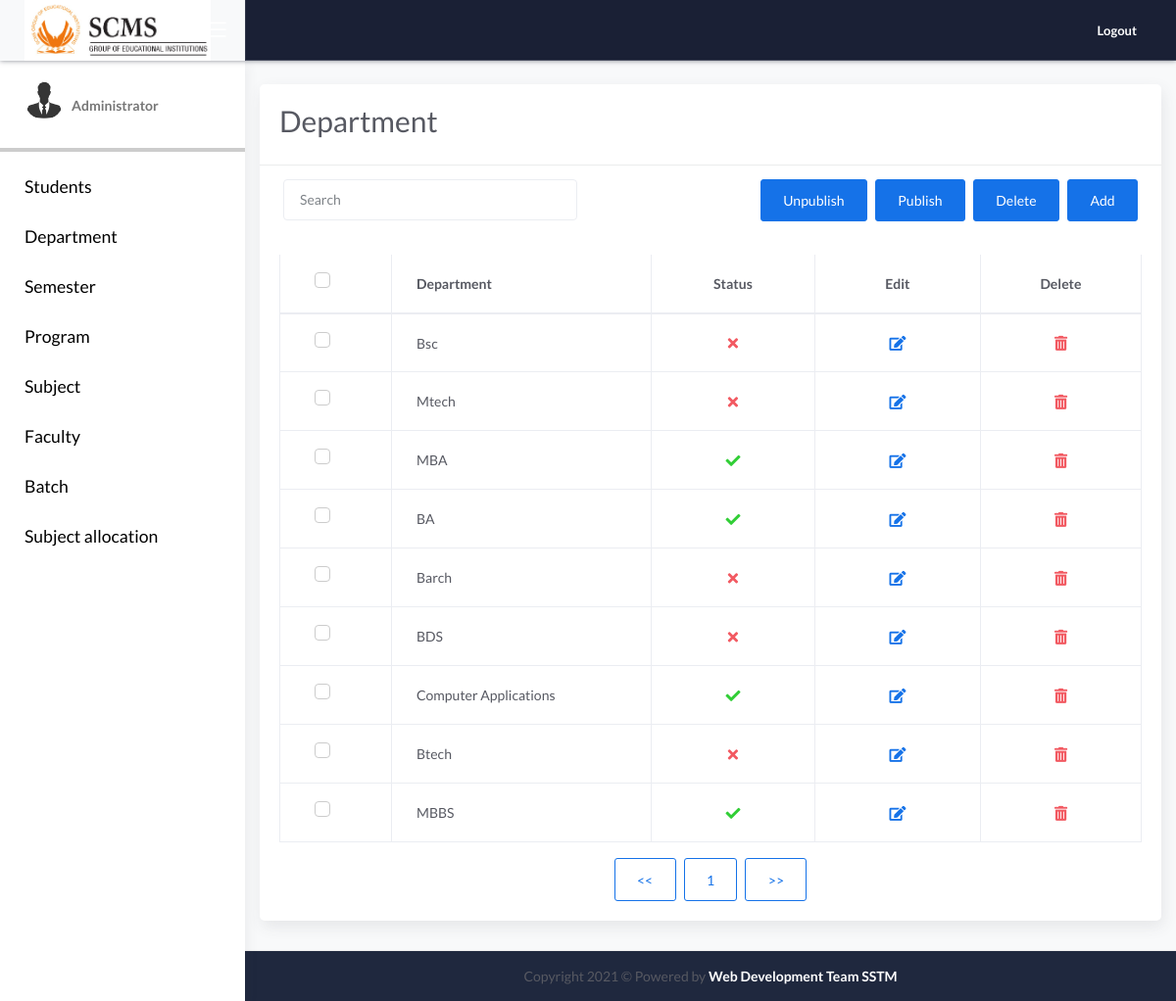
Page /admin/department/index.php on the committed database.
### tables this page shows
CREATE TABLE IF NOT EXISTS `tbl_department` (
  `ID` int(50) NOT NULL AUTO_INCREMENT,
  `sName` varchar(200) NOT NULL,
  `iStatus` int(10) NOT NULL,
  PRIMARY KEY (`ID`)
);

### admin/department/index.php (the view, shortened to what this page needs)
<?php
include ("..\..\class\cls_dept.php");
  $resultPerPage=10;
  if(!isset($_GET['page']))
  	{
		$page=1;
	}
?>
<!DOCTYPE html>
<html lang="en">
<head>
	<link rel="stylesheet" href="../../css/bootstrap.min.css">
	<link rel="stylesheet" href="../../css/atlantis.min.css">
	<link rel="stylesheet" href="../css/demo.css">
</head>
<body>
	<div class="wrapper">
		<div class="main-header">
			<div class="logo-header bg-light" >
				<a href="https://www.scmsgroup.org/" class="logo">
					<img width="190"  src="../../img/scms.png" alt="navbar brand" class="navbar-brand">
				</a>
				<div class="nav-toggle">
					<button class="btn btn-toggle toggle-sidebar">
						<i class="icon-menu"></i>
					</button>
				</div>
			</div>
			<?php include ("../../include/menu.php"); ?>
		<div  class="main-panel ">
			<div style="" class="content bg-light">
			<div class="col-md-12">
			<div class="card mt-4 bg-white">
			<div class="card-header">
                            <form action="" method="POST">
                            <div class="card-title">
                                <h3 style="font-size: 30px; display: inline-block;">Department</h3>
                            </div>
                        </div>
                        <div style="margin: 0px;" class="card-sub bg-white">
						<input type="button" value="Add" onClick="window.location='new.php';" class="btn btn-primary float-right ml-2">
									<input type="button" value="Delete" data-toggle="modal" title="" data-target="#deleteModal" data-original-title="Delete"class="btn btn-primary float-right ml-2">
									<input type="submit" value="Publish" name="publish"  class="btn btn-primary float-right ml-2">
									<input type="submit" value="Unpublish" name="unpublish" class="btn btn-primary float-right ml-2">
                            <input id="searchId" style="width:300px !important;" type="search" onkeyup="searchFunction()" class="form-control ml-auto float-left" placeholder="Search" aria-label="Search"
                            aria-describedby="search-addon"/>
                        </div>
								<div class="card-body">
									<div class="table-responsive">
										<table class="table table-bordered" id="tableId">
											<thead>
												<tr>
													<th>
														<div class="form-check">
															<label class="form-check-label">
																<span class="form-check-sign"></span>
															</label>
														</div>
													</th>
													<th>Department</th>
													<th class="text-center">Status</th>
													<th class="text-center">Edit</th>
													<th class="text-center">Delete</th>
												</tr>
											</thead>
											<tbody>
<?php
$pageNo=($page-1)*$resultPerPage;
$sql1="SELECT * from tbl_department order by ID desc limit $pageNo,$resultPerPage";
$s1=mysqli_query($con,$sql1);
while(($row=mysqli_fetch_array($s1))==TRUE)
{?>
												<tr>
													<th style="width:1%" scope="row">
														<div class="form-check">
															<label class="form-check-label">
																<span class="form-check-sign"></span>
															</label>
														</div>
													</th>
													<td><?php echo $row['sName'];?></td>
													<td class="text-center"><?php if($row['iStatus']==1) echo "<button class='btn btn-link btn-success btn-lg' style='cursor:context-menu;'><i class='fa fa-check fa-green'></i></button>"; else echo "<button class='btn btn-link btn-danger btn-lg' style='cursor:context-menu;'><i class='fa fa-times'></i></button";?></td>
													<td class="text-center"><a href="update.php?updateid=<?php echo $row['ID'];?>">
                                                    <button type="button" data-toggle="tooltip" title="" class="btn btn-link btn-primary btn-lg" data-original-title="Edit">
																<i class="fa fa-edit"></i>
															</button></a>
                                                    </td>
                                                    <td class="text-center">
														<button type="button" data-toggle="modal" title="" data-target="#exampleModal<?php echo $row['ID'];?>" class="btn btn-link btn-danger btn-lg" data-original-title="Delete">
																<i class="fa fa-trash-alt"></i>
															</button>
													</td>
												</tr>
<?php
}
?>
											</tbody>
										</table>
										<div class="d-flex justify-content-center">
										<a href="index.php?page=<?php echo ($page-1) ?>"><input type="button" class="btn btn-primary btn-border" value="<<"> </a>
										<button class="btn btn-primary btn-border mr-2 ml-2"><?php echo ($page) ?></button>
										<a href="index.php?page=<?php echo ($page+1) ?>"><input type="button" class="btn btn-primary btn-border" value=">>"> </a>
										</div>
									</div>
								</div>
							</div>
						</div>
			</div>
		 <footer class="footer bg-dark2">
					<div class="copyright ml-auto text-center">
						 Copyright  2021 &copy; Powered by <span  style= " font-weight: bolder;  color: rgb(255, 255, 255);" class="avatar-img  rounded-circle">Web Development Team SSTM</span>
					</div>
			</footer>
		</div>
	</div>
</body>
</html>

### rows in the picture
tbl_department: sName "Bsc", iStatus 0 (drawn)
tbl_department: sName "Mtech", iStatus 0 (drawn)
tbl_department: sName "MBA", iStatus 1 (drawn)
tbl_department: sName "BA", iStatus 1 (drawn)
tbl_department: sName "Barch", iStatus 0 (drawn)
tbl_department: sName "BDS", iStatus 0 (drawn)
tbl_department: sName "Computer Applications", iStatus 1 (drawn)
tbl_department: sName "Btech", iStatus 0 (drawn)
tbl_department: sName "MBBS", iStatus 1 (drawn)

### other values in the picture
$page "1"
